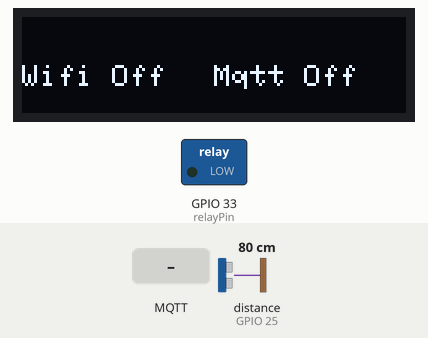
Recording of a program running on a simulated ESP32. Shown: 128×32 one-colour display, switched loads named in the program (green lamp = pin HIGH). Wiring (inferred from the names in the program): ultrasonic range finder: trigger GPIO 26; echo GPIO 25. Inputs (shaded band) come from the test bench; at power-on: distance to the obstacle (sensor on GPIO 25) 80 cm. The echo pulse lasts 58.3 µs per cm; WiFi joins after 1.5 s; servers stay silent unless stated; no MQTT or app messages arrive unless stated; pins used as bus, display or sensor lines are not drawn; what the program prints to the serial monitor is not drawn.

Above: at 5.2 s.
At 8.3 s:
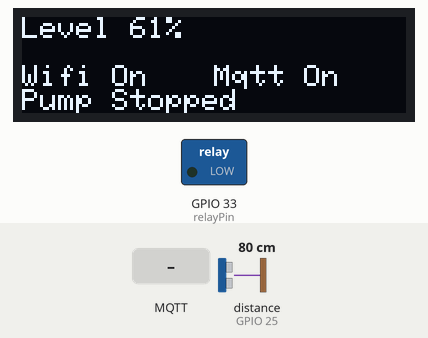
8.4 s: distance to the obstacle (sensor on GPIO 25) set to 97 cm
At 10.3 s:
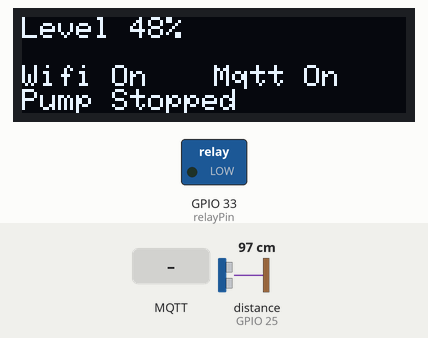
12.6 s: distance to the obstacle (sensor on GPIO 25) set to 107 cm
At 15.6 s:
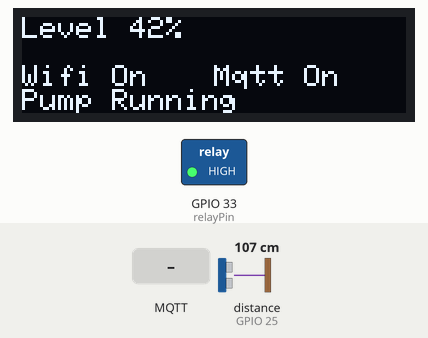
16.8 s: MQTT message "TurnOn" arrives on the first subscribed topic
At 19.03 s:
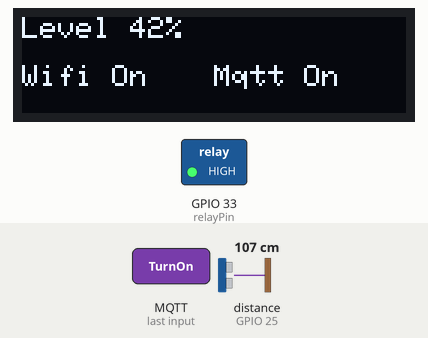
20.5 s: distance to the obstacle (sensor on GPIO 25) set to 2 cm
Timing chart, 0 to 23.5 s (numbered marks = the images above; inputs shaded):
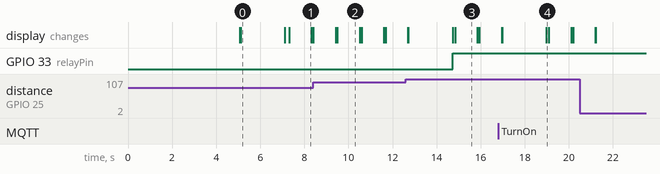

The program:

main.cpp
```cpp
#include <Arduino.h>
#include <WiFi.h>
#include <Config.h>
#include <PubSubClient.h>
#include <SPI.h>
#include <Wire.h>
#include <Adafruit_GFX.h>
#include <Adafruit_SSD1306.h>

// display properties
#define SCREEN_WIDTH 128 // OLED display width, in pixels
#define SCREEN_HEIGHT 32 // OLED display height, in pixels

#define OLED_RESET -1       // Reset pin # (or -1 if sharing Arduino reset pin)
#define SCREEN_ADDRESS 0x3C ///< See datasheet for Address; 0x3D for 128x64, 0x3C for 128x32
Adafruit_SSD1306 display(SCREEN_WIDTH, SCREEN_HEIGHT, &Wire, OLED_RESET);

// WiFi and MQTT credentials
const char *ssid = SSID;
const char *password = PASSWORD;
const char *mqttServer = MQTTSERVER;
const char *mqttUser = MQTTUSER;
const char *mqttPassword = MQTTPASS;
const char *clientID = CLIENTID;
const char *topicR = TOPICR; // topic for receiving command
const char *topicP = TOPICP; // topic for sending data
const char *topicD = TOPICD; // topic for debug

const int mqtt_timeout = 1;

// Pin definitions
#define echoPin 25
#define trigPin 26
#define relayPin 33

// Variables
bool pump_running = false;
bool pump_switch = false;
int pump_start_level = 0;
int dry_run_check_interval = 360;
int dry_run_check_counter = 0;
bool dry_run_wait = false;
int dry_run_wait_counter = 0;
int dry_run_wait_interval = 5400;

// Constants
const int max_range = 450;
const float speed_of_sound = 0.0343;
const int water_stop_distance = 25;
const int tank_height = 140;
const int water_level_low = 100;

WiFiClient espClient;
PubSubClient client(espClient);

unsigned long lastMsg = 0;
#define MSG_BUFFER_SIZE (80)
char msg[MSG_BUFFER_SIZE];
int value = 0;

// Function to fill a rectangle on the display
void fillRectangle(int x, int y, int width, int height, int color)
{
    display.fillRect(x, y, width, height, color);
    display.display();
}

// Function to display a status message on the display
void displayStatus(int x, int y, int width, int height, const char *message)
{
    fillRectangle(x, y, width, height, SSD1306_BLACK);
    display.setTextSize(1);
    display.setTextColor(SSD1306_WHITE);
    display.setCursor(x, y);
    display.println(message);
    display.display();
}

// Function to set up WiFi connection
void setup_wifi()
{
    delay(10);
    WiFi.mode(WIFI_STA);
    WiFi.begin(ssid, password);
    Serial.print("Connecting to WiFi ..");
    while (WiFi.status() != WL_CONNECTED)
    {
        Serial.print('.');
        delay(1000);
    }
    Serial.println("\nWiFi connected");
    Serial.println("IP address: ");
    Serial.println(WiFi.localIP());
    displayStatus(0, 16, 64, 8, "Wifi On");
}

// Function to reconnect WiFi
void reconnectWifi()
{
    Serial.println("WiFi disconnected. reconnecting...");
    delay(10);
    WiFi.mode(WIFI_STA);
    WiFi.begin(ssid, password);
    while (WiFi.status() != WL_CONNECTED)
    {
        delay(500);
        Serial.print(".");
        displayStatus(0, 16, 64, 8, "Wifi Error");
    }
    Serial.println("\nWiFi connected");
    Serial.println("IP address: ");
    Serial.println(WiFi.localIP());
    displayStatus(0, 16, 64, 8, "Wifi On");
}

// Function to reconnect MQTT
void reconnectMqtt()
{
    while (!client.connected())
    {
        if (client.connect(clientID, mqttUser, mqttPassword))
        {
            Serial.println("MQTT connected");
            displayStatus(64, 16, 64, 8, "Mqtt On");
            client.subscribe(topicR);
        }
        else
        {
            displayStatus(64, 16, 64, 8, "Mqtt Error");
            Serial.print("failed, rc=");
            Serial.print(client.state());
            Serial.println(" try again in 5 seconds");
            delay(5000);
        }
    }
}

// Function to convert IP address to string
String ipToString(IPAddress ip)
{
    String s = "";
    for (int i = 0; i < 4; i++)
        s += i ? "." + String(ip[i]) : String(ip[i]);
    return s;
}

// Function to send RSSI information
void sendRSSIInfo()
{
    String ip = ipToString(WiFi.localIP());
    String temp = "{\"RSSI\":" + String(WiFi.RSSI()) + ",\"IP\":\"" + ip + "\",\"Device\":\"ESP32\"}";
    Serial.println(temp);
    char tab2[1024];
    strncpy(tab2, temp.c_str(), sizeof(tab2));
    tab2[sizeof(tab2) - 1] = 0;
    client.publish(topicD, tab2);
}

// Function to get distance from ultrasonic sensor
long getDistance()
{
    digitalWrite(trigPin, LOW);
    delayMicroseconds(2);
    digitalWrite(trigPin, HIGH);
    delayMicroseconds(20);
    digitalWrite(trigPin, LOW);
    long duration = pulseIn(echoPin, HIGH, 26000);
    int distance = duration * speed_of_sound / 2;
    Serial.println(" Distance: " + String(distance) + " cm");
    return distance;
}

// Function to get water level
int getWaterLevel(int distance)
{
    return tank_height - distance;
}

// Function to get water level in percentage
int getWaterLevelInPercentage(int level)
{
    int per = (level + water_stop_distance) * 100 / tank_height;
    return (per <= 100) ? per : 100;
}

// Function to check if the tank is full
bool isTankFull(int level)
{
    return level >= 100;
}

// Function to stop the pump
void stopPump()
{
    Serial.println(" Stopping Pump");
    delay(15000);
    digitalWrite(relayPin, LOW);
    dry_run_wait = false;
    pump_running = false;
    dry_run_check_counter = 0;
    pump_switch = false;
    Serial.println(" Pump Stopped");
    displayStatus(0, 24, 80, 8, "Pump Stopped");
}

// Function to start the pump
void startPump(int level)
{
    if (isTankFull(level))
    {
        Serial.println(" Tank is full");
        stopPump();
        return;
    }
    Serial.println(" Starting Pump");
    delay(2000);
    digitalWrite(relayPin, HIGH);
    pump_running = true;
    dry_run_check_counter = dry_run_check_interval;
    pump_start_level = level;
    pump_switch = true;
    Serial.println(" Pump Started");
    displayStatus(0, 24, 80, 8, "Pump Running");
    displayStatus(0, 0, 128, 15, ("Level " + String(level) + "%").c_str());
}

// MQTT callback function
void callback(char *topic, byte *payload, unsigned int length)
{
    Serial.print("Message arrived [");
    Serial.print(topic);
    Serial.print("] ");
    String message;
    for (int i = 0; i < length; i++)
    {
        message += (char)payload[i];
    }
    Serial.print(message);
    if (message == "TurnOn")
    {
        Serial.println("Start pump message received");
        client.publish(topicD, "{\"message\":\"Start pump command received\"}");
        int distance = getDistance();
        int level = getWaterLevel(distance);
        pump_start_level = getWaterLevelInPercentage(level);
        startPump(pump_start_level);
    }
    else if (message == "TurnOff")
    {
        Serial.println("Stop pump message received");
        client.publish(topicD, "{\"message\":\"Stop pump message received\"}");
        stopPump();
    }
    else
    {
        Serial.println("Unknown message received");
        client.publish(topicD, "{\"message\":\"Unknown message received\"}");
    }
}

// Function to set up water level controller
void setUpWaterLevelController()
{
    int distance = getDistance();
    int level = getWaterLevel(distance);
    pump_start_level = getWaterLevelInPercentage(level);
    startPump(pump_start_level);
    Serial.println(" Maximum Range: " + String(max_range) + " cm");
}

// Function to pause the pump
void pausePump()
{
    Serial.println(" Pausing Pump");
    delay(2000);
    digitalWrite(relayPin, LOW);
    pump_running = false;
    dry_run_check_counter = 0;
    Serial.println(" Pump Paused");
    displayStatus(0, 24, 80, 8, "Pump Paused");
}

// Function to check if water is flowing
bool isWaterFlowing(int level)
{
    return level > pump_start_level;
}

// Function to process dry run protection
void processDryRunProtect(int level)
{
    Serial.println(" Dry dry run protect engaged");
    if (dry_run_wait)
    {
        Serial.println(" Dry run wait: " + String(dry_run_wait_counter));
        if (dry_run_wait_counter > 0)
        {
            dry_run_wait_counter--;
        }
        else
        {
            dry_run_wait = false;
            dry_run_wait_counter = 0;
            dry_run_check_counter = dry_run_check_interval;
            startPump(level);
        }
        return;
    }

    Serial.println(" Dry run check: " + String(dry_run_check_counter));
    if (dry_run_check_counter > 0)
    {
        dry_run_check_counter--;
    }
    else
    {
        if (isWaterFlowing(level))
        {
            Serial.println(" Water is flowing ");
            dry_run_check_counter = dry_run_check_interval;
            dry_run_wait = false;
            pump_start_level = level;
        }
        else
        {
            Serial.println(" Water is not flowing ");
            pausePump();
            dry_run_wait = true;
            dry_run_wait_counter = dry_run_wait_interval;
        }
    }
}

// Function to get pump status
String pumpStatus()
{
    if (pump_running)
    {
        Serial.println(" Pump is running ");
        displayStatus(0, 24, 80, 8, "Pump Running");
        return "Running";
    }
    else if (dry_run_wait)
    {
        Serial.println(" Pump is waiting for dry run ");
        displayStatus(0, 24, 80, 8, "Pump Paused");
        return "Paused";
    }
    else
    {
        Serial.println(" Pump is not running ");
        displayStatus(0, 24, 80, 8, "Pump Stopped");
        return "Stopped";
    }
}

// Function to control water level
void waterLevelController()
{
    int distance = getDistance();
    int level = getWaterLevel(distance);
    int per = getWaterLevelInPercentage(level);

    if (distance > max_range)
    {
        Serial.println(" Tank Height is more than supported range of " + String(max_range) + " cm");
        stopPump();
    }
    else if (level < 0)
    {
        Serial.println(" Sensor distance is more than the tank capacity");
        stopPump();
    }
    else
    {
        if (distance <= water_stop_distance && pump_running)
        {
            stopPump();
        }
        else if (distance > water_level_low && !pump_running && !dry_run_wait)
        {
            pump_start_level = level;
            startPump(per);
        }

        Serial.print(" Water level is " + String(per) + "%");
        displayStatus(0, 0, 128, 15, ("Level " + String(per) + "%").c_str());

        if (pump_switch)
        {
            processDryRunProtect(per);
        }

        String status = pumpStatus();
        String temp = "{\"Level\":" + String(per) + ",\"Distance\":" + String(distance) + ",\"PumpStatus\":\"" + status + "\",\"DryRunWait\":" + String(dry_run_wait) + ",\"MaxRange\":" + String(max_range) + ",\"WaterStopDistance\":" + String(water_stop_distance) + ",\"TankHeight\":" + String(tank_height) + ",\"LowWaterLevel\":" + String(water_level_low) + ",\"Unit\":\"CM\"}";
        Serial.println(temp);
        char tab2[1024];
        strncpy(tab2, temp.c_str(), sizeof(tab2));
        tab2[sizeof(tab2) - 1] = 0;
        client.publish(topicP, tab2);
    }
}

// Setup function
void setup()
{
    pinMode(trigPin, OUTPUT);
    pinMode(echoPin, INPUT);
    pinMode(relayPin, OUTPUT);
    Serial.begin(115200);

    if (!display.begin(SSD1306_SWITCHCAPVCC, SCREEN_ADDRESS))
    {
        Serial.println(F("SSD1306 allocation failed"));
        for (;;)
            ;
    }

    display.clearDisplay();
    display.display();

    Serial.println(" Ultrasonic Sensor HC-SR04");
    Serial.println(" with ESP8266 and mqtt PubSubClient");
    Serial.println(" Initializing... ");
    for (int i = 5; i > 0; i--)
    {
        Serial.println(i);
        delay(1000);
    }
    Serial.println(" Initialization complete");

    displayStatus(0, 16, 64, 8, "Wifi Off");
    displayStatus(64, 16, 64, 8, "Mqtt Off");

    setup_wifi();
    Serial.print("RSSI: ");
    Serial.println(WiFi.RSSI());

    client.setServer(mqttServer, 1883);
    client.setCallback(callback);
}

// Loop function
void loop()
{
    if (WiFi.status() != WL_CONNECTED)
    {
        displayStatus(0, 16, 64, 8, "Wifi Off");
        reconnectWifi();
    }
    else
    {
        displayStatus(0, 16, 64, 8, "Wifi On");
        if (!client.connected())
        {
            reconnectMqtt();
        }
        client.loop();
    }

    waterLevelController();
    sendRSSIInfo();
    delay(1000);
}
```

Config.h
```cpp
// Set these Constant as per your requirment

const char *SSID = "";            // WiFI Name
const char *PASSWORD = "";          // WiFi Password
const char *MQTTSERVER = "";  // MQTT server address
const char *MQTTUSER = "";             // MQTT Server Username
const char *MQTTPASS = "";      // MQTT server Password
const char *CLIENTID = ""; // MQTT client id
const char *TOPICR = "";          // topic for receiving commands
const char *TOPICP = "";          // topic for sending data
const char *TOPICD = "";          // topic for sending data
```

Measured:
- the behaviour switches between 101 and 102 cm on distance to the obstacle (sensor on GPIO 25) (found by bisection; images 2 and 3)
- after the input at 8.4 s, the display: first differs from a run without the input after 1.1 s (image 2)
- after the input at 12.6 s, GPIO 33 (relayPin): LOW → HIGH after 2.1 s
- what the display in image 0 shows lasts 2.0 s, from 5.1 s to 7.1 s
- what the display in image 1 shows lasts 1.0 s, from 7.3 s to 8.3 s
